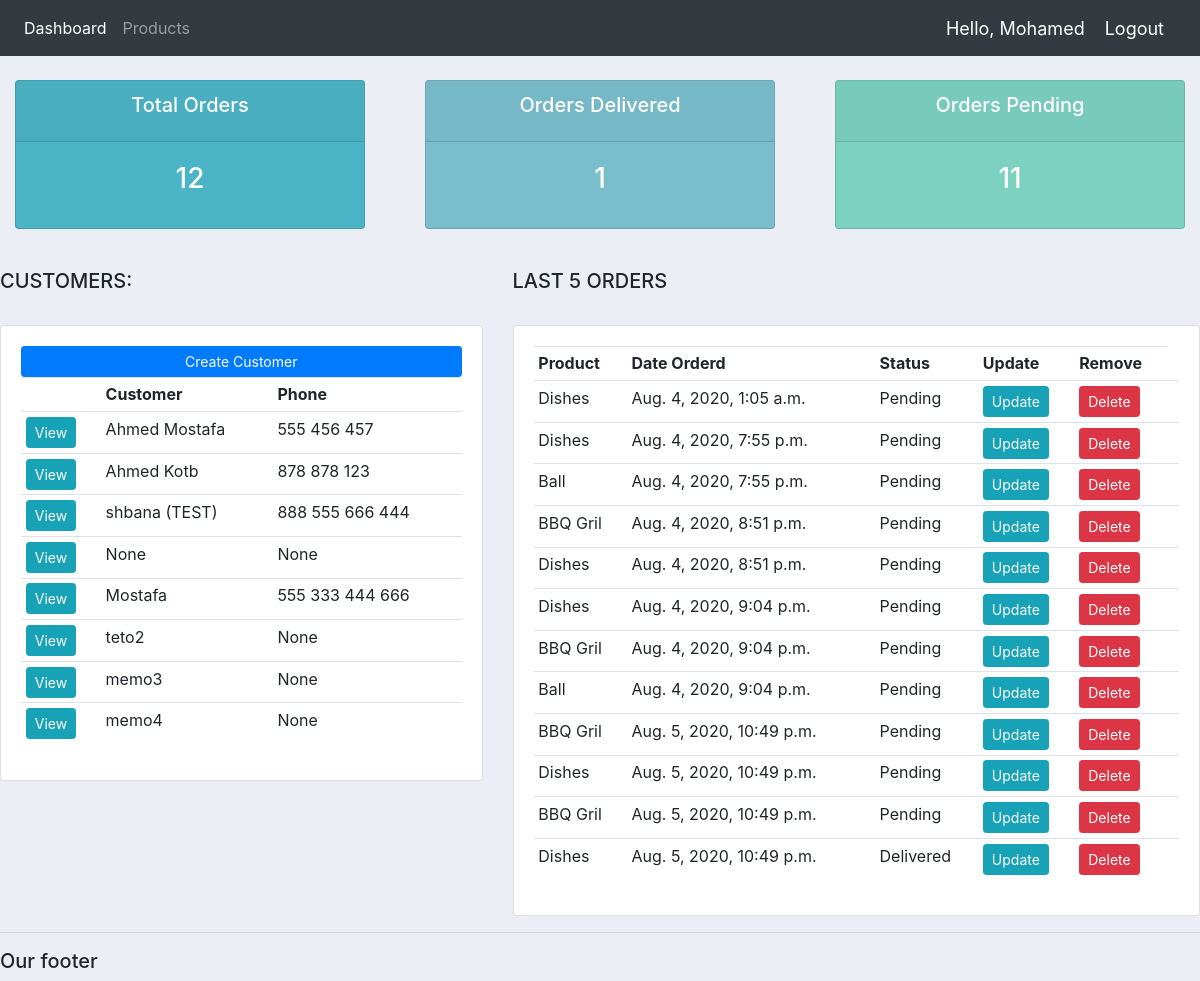
The app's page / (signed in) with its own data.
### accounts/models.py (models this page shows, shortened)
class Customer(models.Model):
    user = models.OneToOneField(User, null=True, blank=True, on_delete=models.CASCADE)
    name = models.CharField(max_length=200, null=True)
    phone = models.CharField(max_length=200, null=True)
    email = models.CharField(max_length=200, null=True)
    profile_pic = models.ImageField(default="profile1.png", null=True, blank=True)
    date_created = models.DateTimeField(auto_now_add=True, null=True)

class Order(models.Model):
    STATUS = (
        ('Pending', 'Pending'),
        ('Out for delivery', 'Out for delivery'),
        ('Delivered', 'Delivered'),
    )
    Customer = models.ForeignKey(Customer, null=True, on_delete= models.SET_NULL)
    Product = models.ForeignKey(Product, null=True, on_delete= models.SET_NULL)
    date_created = models.DateTimeField(auto_now_add=True, null=True)
    status = models.CharField(max_length=200, null=True, choices=STATUS)
    note = models.CharField(max_length=1000, null=True)

class Product(models.Model):
    GATEGORY = (
        ('Indoor', 'Indoor'),
        ('Out Door', 'Out Door'),
    )
    name = models.CharField(max_length=200, null=True)
    price = models.FloatField(null=True)
    cataegory = models.CharField(max_length=200, null=True, choices=GATEGORY)
    description = models.CharField(max_length=200, null=True, blank=True)
    date_created = models.DateTimeField(auto_now_add=True, null=True)
    tags = models.ManyToManyField(Tag)
    def __str__(self):
        return self.name

### accounts/decorators.py (the view)
	def wrapper_function(request, *args, **kwargs):
		group = None
		if request.user.groups.exists():
			group = request.user.groups.all()[0].name
		if group == 'customer':
			return redirect('user-page')
		if group == 'admin':
			return view_func(request, *args, **kwargs)

### accounts/views.py (called while the page is built)
@login_required(login_url='login')
@admin_only
def home(request):
    orders = Order.objects.all()
    customers = Customer.objects.all()
    total_customers = customers.count()
    total_orders = orders.count()
    delivered = orders.filter(status='Delivered').count()
    pending = orders.filter(status='Pending').count()
    context = {'orders':orders, 'customers':customers, 'total_orders':total_orders,'delivered':delivered, 'pending':pending }
    return render(request, 'accounts/dashboard.html', context)

### accounts/templates/accounts/dashboard.html
{% extends 'accounts/main.html' %}
{% block content %}
{% include 'accounts/status.html' %}
<br>
<div class="row">
<div class="col-md-5">
    <h5>CUSTOMERS:</h5>
    <br>
    <div class="card card-body">
        <a class="btn btn-primary btn-sm btn-block" href=""> Create Customer</a>
        <table class="table table-sm">
            <tr>
                <th></th>
                <th>Customer</>
                <th>Phone</th>
            </tr>
            {% for customer in customers%}
                <tr>
                    <td><a class="btn btn-sm btn-info" href="{% url 'customer' customer.id %}">View</a></td>
                    <td>{{customer.name}}</td>
                    <td>{{customer.phone}}</td>
                </tr>
            {% endfor %}
        </table>
    </div>
</div>
<div class="col-md-7">
    <h5>LAST 5 ORDERS</h5>
    <br>
    <div class="card card-body">
        <table class="table table-sm">
            <tr>
                <th>Product</th>
                <th>Date Orderd</th>
                <th>Status</th>
                <th>Update</th>
                <th>Remove</th>
            </tr>
            {% for order in orders%}
                <tr>
                    <td>{{order.Product}}</td>
                    <td>{{order.date_created}}</td>
                    <td>{{order.status}}</td>
                    <td><a class="btn btn-sm btn-info" href="{% url 'update_order' order.id %}">Update</a></td>
                    <td><a class="btn btn-sm btn-danger" href="{% url 'delete_order' order.id %}">Delete</a></td>
                    <td></td>
                </tr>
            {% endfor %}
        </table>
    </div>
</div>
</div>
{% endblock %}

### accounts/templates/accounts/main.html (shortened to what this page needs)
{% load static %}
<!DOCTYPE html>
<html lang="en">
<head>
    <link rel="stylesheet" href="https://stackpath.bootstrapcdn.com/bootstrap/4.3.1/css/bootstrap.min.css">
    <link rel="stylesheet" type="text/css" href="{% static '/css/main.css' %}">
</head>
<body>
    {% include 'accounts/navbar.html' %}
    {% block content %}
    {% endblock %}
    <hr>
    <h5>Our footer</h5>
</body>
</html>

### accounts/templates/accounts/navbar.html (shortened to what this page needs)
{% load static %}
<nav class="navbar navbar-expand-lg navbar-dark bg-dark">
    <div class="collapse navbar-collapse" id="navbarNav">
      <ul class="navbar-nav">
        {% if request.user.is_staff %}
        <li class="nav-item active">
          <a class="nav-link" href="{% url 'home' %}">Dashboard</a>
        </li>
        <li class="nav-item">
          <a class="nav-link" href="{% url 'products' %}">Products</a>
        </li>
        {% else %}
        <li class="nav-item">
         <a class="nav-link" href="{% url 'account' %}">Settings</a>
       </li>
        {% endif %}
      </ul>
    </div>
    <span class="hello-msg">Hello, {{request.user}} </span>
    <span ><a class="hello-msg" href="{% url 'logout' %}">Logout</a></span>
  </nav>

### accounts/templates/accounts/status.html
<br>
<div class="row">
	<div class="col">
		<div class="col-md">
			<div class="card text-center text-white  mb-3" id="total-orders">
			  	<div class="card-header">
			  		<h5 class="card-title">Total Orders</h5>
			  	</div>
			  	<div class="card-body">
			    	<h3 class="card-title">{{total_orders}}</h3>
			  	</div>
			</div>
		</div>
	</div>
	<div class="col">
		<div class="col-md">
			<div class="card text-center text-white  mb-3" id="orders-delivered">
			  	<div class="card-header">
			  		<h5 class="card-title">Orders Delivered</h5>
			  	</div>
			  	<div class="card-body">
			    	<h3 class="card-title">{{delivered}}</h3>
			  	</div>
			</div>
		</div>
	</div>
	<div class="col">
		<div class="col-md">
			<div class="card text-center text-white  mb-3" id="orders-pending">
			  	<div class="card-header">
			  		<h5 class="card-title">Orders Pending</h5>
			  	</div>
			  	<div class="card-body">
			    	<h3 class="card-title">{{pending}}</h3>
			  	</div>
			</div>
		</div>
	</div>
</div>

### static/css/main.css (style rules this page uses)
body { background-color: #ebeff5; }
#total-orders { background-color: #4cb4c7; }
#orders-delivered { background-color: #7abecc; }
#orders-pending { background-color: #7CD1C0 }

### accounts/templates/accounts/navbar.html (style rules this page uses)
.hello-msg { font-size: 18px; color: #fff; margin-right: 20px; }

### records on screen
Customer: name "Ahmed Mostafa", phone "555 456 457"
Customer: name "Ahmed Kotb", phone "878 878 123"
Customer: name "shbana (TEST)", phone "888 555 666 444"
Customer: name "None", phone "None"
Customer: name "Mostafa", phone "555 333 444 666"
Customer: name "teto2", phone "None"
Customer: name "memo3", phone "None"
Customer: name "memo4", phone "None"
Order: Product "Dishes", date_created "Aug. 4, 2020, 1:05 a.m.", status "Pending"
Order: Product "Dishes", date_created "Aug. 4, 2020, 7:55 p.m.", status "Pending"
Order: Product "Ball", date_created "Aug. 4, 2020, 7:55 p.m.", status "Pending"
Order: Product "BBQ Gril", date_created "Aug. 4, 2020, 8:51 p.m.", status "Pending"
Order: Product "Dishes", date_created "Aug. 4, 2020, 8:51 p.m.", status "Pending"
Order: Product "Dishes", date_created "Aug. 4, 2020, 9:04 p.m.", status "Pending"
Order: Product "BBQ Gril", date_created "Aug. 4, 2020, 9:04 p.m.", status "Pending"
Order: Product "Ball", date_created "Aug. 4, 2020, 9:04 p.m.", status "Pending"
Order: Product "BBQ Gril", date_created "Aug. 5, 2020, 10:49 p.m.", status "Pending"
Order: Product "Dishes", date_created "Aug. 5, 2020, 10:49 p.m.", status "Pending"
Order: Product "BBQ Gril", date_created "Aug. 5, 2020, 10:49 p.m.", status "Pending"
Order: Product "Dishes", date_created "Aug. 5, 2020, 10:49 p.m.", status "Delivered"

### other values on screen
{{ request.user }} "Mohamed"
{{ total_orders }} "12"
{{ delivered }} "1"
{{ pending }} "11"
